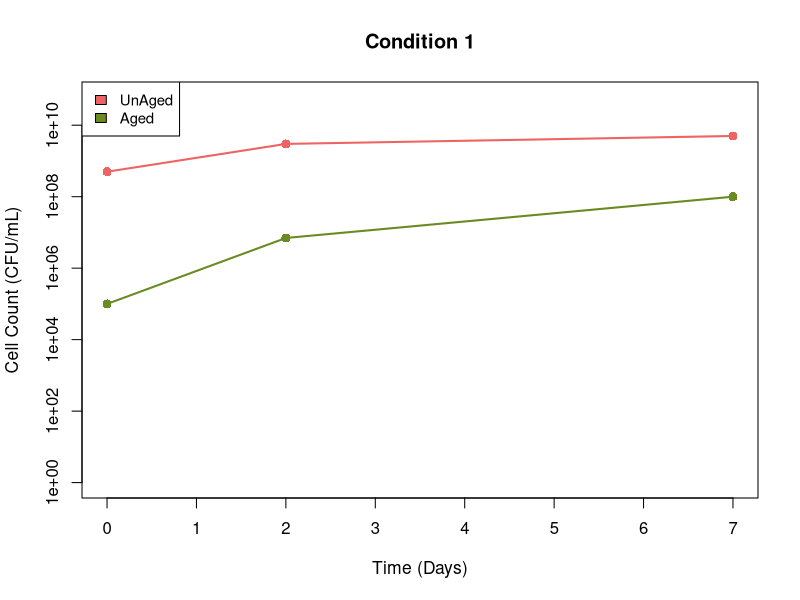
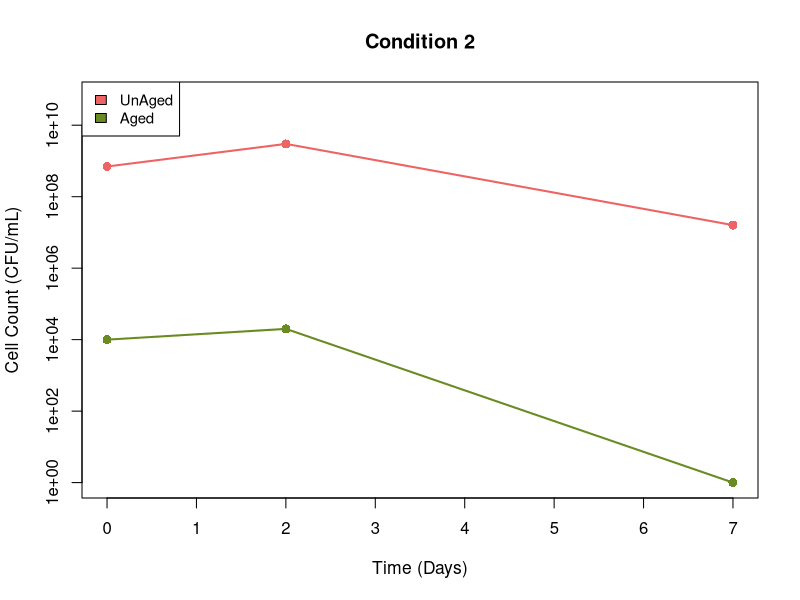
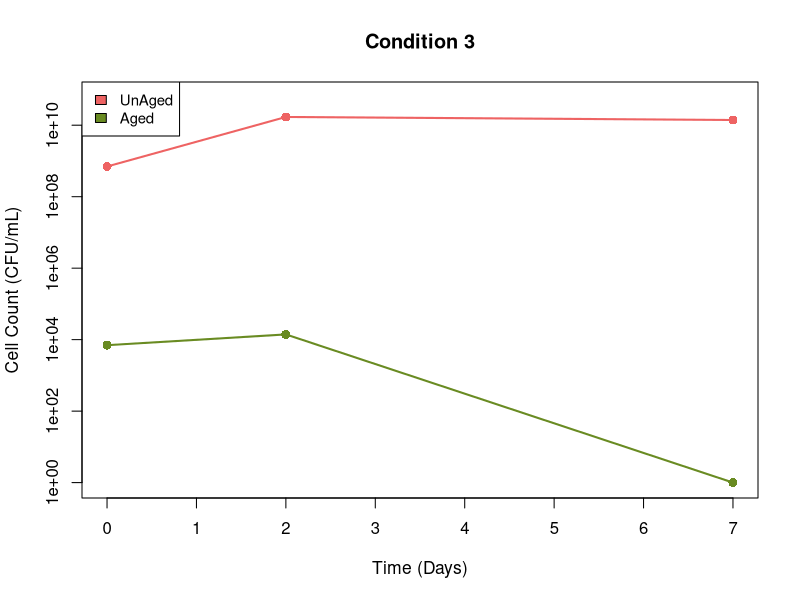

Write the R code that produced these figures, in order.


####11111111#####

data1 <- matrix(nrow = 3, ncol = 3)
data2 <- matrix(nrow = 3, ncol = 3)
data3 <- matrix(nrow = 3, ncol = 3)

data1[,1] <- c(0,2,7)
data1[,2] <- c(100000,
               7000000,
               100000000)
data1[,3] <- c(500000000,
               3000000000,
               5000000000)

data3[,1] <- c(0,2,7)
data3[,2] <- c(7000,
               14000,
               1)
data3[,3] <- c(700000000,
               17000000000,
               14000000000)

data2[,1] <- c(0,2,7)
data2[,2] <- c(10000,
               20000,
               1)
data2[,3] <- c(700000000,
               3000000000,
               16000000)


data1 <- as.data.frame(data1)

Day <- data1[,1]
Aged.Cells <-data1[,2]
Young.Cells <-data1[,3]




plot(0,type='n', #make empty plot 
     xlim=c(0, 7), 
     ylim=c(1, 60000000000) 
     , xlab= 'Time (Days)', 
     ylab = 'Cell Count (CFU/mL)', 
     main = 'Condition 1', 
     pch=19, yaxt='n', axes=F, # removed axes
     cex.lab=1.05, log = 'y') # make empty plot to fill in

axis(1)
axis(2)
box()

points(Aged.Cells ~ Day, col = "olivedrab4", lwd = 1, cex = 1.2, lty = 1, pch = 16)

lines(Aged.Cells ~ Day, col = "olivedrab4", lwd = 2, cex = 1.2, lty = 1, pch = 16)


points(Young.Cells ~ Day, col = "indianred2", lwd = 1, cex = 1.2, lty = 1, pch = 16) 

lines(Young.Cells ~ Day, col = "indianred2", lwd = 2, cex = 1.2, lty = 1, pch = 16)

legend("topleft", legend=c('UnAged', 'Aged'), fill = c("indianred2","olivedrab4"), cex=0.9)

#####22222222####



data2 <- as.data.frame(data2)

Day <- data2[,1]
Aged.Cells2 <-data2[,2]
Young.Cells2 <-data2[,3]




plot(0,type='n', #make empty plot 
     xlim=c(0, 7), 
     ylim=c(1, 60000000000) 
     , xlab= 'Time (Days)', 
     ylab = 'Cell Count (CFU/mL)', 
     main = 'Condition 2', 
     pch=19, yaxt='n', axes=F, # removed axes
     cex.lab=1.05, log = 'y') # make empty plot to fill in

axis(1)
axis(2)
box()

points(Aged.Cells2 ~ Day, col = "olivedrab4", lwd = 1, cex = 1.2, lty = 1, pch = 16)

lines(Aged.Cells2 ~ Day, col = "olivedrab4", lwd = 2, cex = 1.2, lty = 1, pch = 16)


points(Young.Cells2 ~ Day, col = "indianred2", lwd = 1, cex = 1.2, lty = 1, pch = 16) 

lines(Young.Cells2 ~ Day, col = "indianred2", lwd = 2, cex = 1.2, lty = 1, pch = 16)

legend("topleft", legend=c('UnAged', 'Aged'), fill = c("indianred2","olivedrab4"), cex=0.9)


####3333333#####



data3 <- as.data.frame(data3)

Day <- data3[,1]
Aged.Cells3 <-data3[,2]
Young.Cells3 <-data3[,3]




plot(0,type='n', #make empty plot 
     xlim=c(0, 7), 
     ylim=c(1, 60000000000) 
     , xlab= 'Time (Days)', 
     ylab = 'Cell Count (CFU/mL)', 
     main = 'Condition 3', 
     pch=19, yaxt='n', axes=F, # removed axes
     cex.lab=1.05, log = 'y') # make empty plot to fill in

axis(1)
axis(2)
box()

points(Aged.Cells3 ~ Day, col = "olivedrab4", lwd = 1, cex = 1.2, lty = 1, pch = 16)

lines(Aged.Cells3 ~ Day, col = "olivedrab4", lwd = 2, cex = 1.2, lty = 1, pch = 16)


points(Young.Cells3 ~ Day, col = "indianred2", lwd = 1, cex = 1.2, lty = 1, pch = 16) 

lines(Young.Cells3 ~ Day, col = "indianred2", lwd = 2, cex = 1.2, lty = 1, pch = 16)

legend("topleft", legend=c('UnAged', 'Aged'), fill = c("indianred2","olivedrab4"), cex=0.9)







